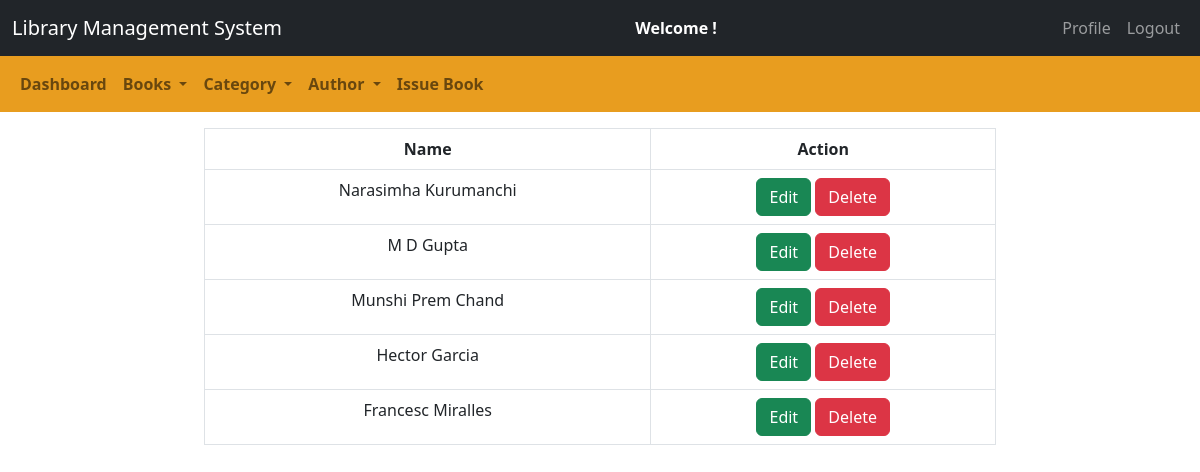
Screenshot of /admin/manage_author.php with the database file from the repository.
### tables this page shows
CREATE TABLE `authors` (
  `author_id` int(11) NOT NULL,
  `author_name` varchar(100) NOT NULL
);

### admin/manage_author.php (the view, shortened to what this page needs)
<!doctype html>
<html lang="en">
<head>
    <link href="https://cdn.jsdelivr.net/npm/bootstrap@5.2.2/dist/css/bootstrap.min.css" rel="stylesheet">
    <link rel="stylesheet" href="../css/style.css">
</head>
<body>
    <nav class="navbar navbar-expand-lg navbar-dark bg-dark">
        <div class="container-fluid">
            <div class="navbar-header">
                <a href="admin_dashboard.php" class="navbar-brand">Library Management System</a>
            </div>
            <span><strong class="text-white">Welcome <?php echo $_SESSION["name"]; ?>!</strong></span>
            <ul class="nav navbar-nav navbar-right">
                <li class="nav-item">
                    <a href="view_profile.php" class="nav-link">Profile</a>
                </li>
                <li class="nav-item">
                    <a href="logout.php" class="nav-link">Logout</a>
                </li>
            </ul>
        </div>
    </nav>
    <nav class="navbar navbar-expand-lg navbar-light fw-bolder" style="background-color: #e89d1f;">
        <div class="container-fluid">
            <ul class="nav navbar-nav navbar-center">
                <li class="nav-item">
                    <a href="admin_dashboard.php" class="nav-link">Dashboard</a>
                </li>
                <li class="nav-item dropdown">
                    <a class="nav-link dropdown-toggle collapsed" href="#" id="navbarDropdown" role="button" data-bs-toggle="dropdown" aria-haspopup="true" aria-expanded="false">
                        Books
                    </a>
                </li>
                <li class="nav-item dropdown">
                    <a class="nav-link dropdown-toggle collapsed" href="#" id="navbarDropdown" role="button" data-bs-toggle="dropdown" aria-haspopup="true" aria-expanded="false">
                        Category
                    </a>
                </li>
                <li class="nav-item dropdown">
                    <a class="nav-link dropdown-toggle collapsed" href="#" id="navbarDropdown" role="button" data-bs-toggle="dropdown" aria-haspopup="true" aria-expanded="false">
                        Author
                    </a>
                </li>
                <li class="nav-item">
                    <a href="issue_book.php" class="nav-link">Issue Book</a>
                </li>
            </ul>
        </div>
    </nav>
    <div class="row">
        <div class="col-md-2"></div>
        <div class="col-md-8">
            <table class="table table-bordered top" style="text-align:center;">
                <thead>
                    <tr>
                        <th scope="col">Name</th>
                        <th scope="col">Action</th>
                    </tr>
                </thead>
                <?php
                    $connection = mysqli_connect("localhost", "root", "", "lms");
                    $query = "SELECT * FROM authors";
                    $query_run = mysqli_query($connection, $query);
                    while ($row = mysqli_fetch_assoc($query_run)) {
                        $name = $row["author_name"];
                ?>
                <tbody>
                    <tr>
                        <td><?php echo $name; ?></td>
                        <td>
                            <button class="btn btn-success">
                                <a href="edit_author.php?aid=<?php echo $row['author_id'];?>" style="text-decoration: none; color: white;">
                                    Edit
                                </a>
                            </button>
                            <button class="btn btn-danger">
                                <a href="delete_author.php?aid=<?php echo $row['author_id'];?>" style="text-decoration: none; color: white;">
                                    Delete
                                </a>
                            </button>
                        </td>
                    </tr>
                </tbody>
                <?php    } ?>
            </table>
        </div>
        <div class="col-md-2"></div>
    </div>
</body>
</html>

### css/style.css (style rules this page uses)
.top { margin-top: 1rem; }

### rows the page displays
authors: author_name "Narasimha Kurumanchi"
authors: author_name "M D Gupta"
authors: author_name "Munshi Prem Chand"
authors: author_name "Hector Garcia"
authors: author_name "Francesc Miralles"
